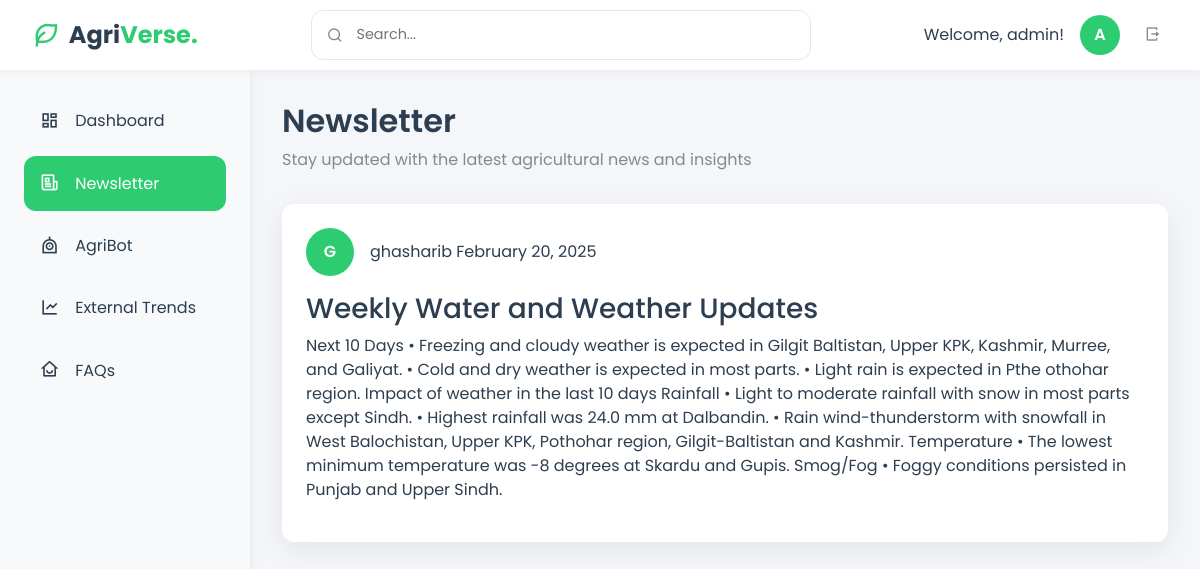
The app's page /newsletter (signed in) with its own data.
### models.py (models this page shows)
class NewsletterPost(db.Model):
    id = db.Column(db.Integer, primary_key=True)
    title = db.Column(db.String(200), nullable=False)
    content = db.Column(db.Text, nullable=False)
    image_url = db.Column(db.String(500))
    video_url = db.Column(db.String(500))
    created_at = db.Column(db.DateTime, default=datetime.utcnow)
    author_id = db.Column(db.Integer, db.ForeignKey('user.id'), nullable=False)
    author = db.relationship('User', backref=db.backref('posts', lazy=True))

class User(db.Model):
    id = db.Column(db.Integer, primary_key=True)
    username = db.Column(db.String(80), unique=True, nullable=False)
    email = db.Column(db.String(120), unique=True, nullable=False)
    password = db.Column(db.String(200), nullable=False)
    is_admin = db.Column(db.Boolean, default=False)
    created_at = db.Column(db.DateTime, default=datetime.utcnow)

### app.py (the view)
@app.route('/newsletter')
def newsletter():
    posts = NewsletterPost.query.order_by(NewsletterPost.created_at.desc()).all()
    return render_template('newsletter.html', posts=posts)

### templates/newsletter.html (shortened to what this page needs)
<!DOCTYPE html>
<html lang="en">
<head>
    <link rel="stylesheet" href="https://cdn.jsdelivr.net/npm/bootstrap@5.3.0/dist/css/bootstrap.min.css">
    <link href="https://cdn.jsdelivr.net/npm/remixicon@2.5.0/fonts/remixicon.css" rel="stylesheet">
</head>
<body>
    <div class="top-bar">
        <a href="/" class="logo">
            <i class="ri-leaf-line"></i>
            <h2>Agri<span style="color: var(--primary-color)">Verse.</span></h2>
        </a>
        <div class="search-container">
            <i class="ri-search-line"></i>
            <input type="text" placeholder="Search...">
          </div>
          <div class="d-flex align-items-center gap-3">
            <span class="welcome-message">Welcome, {{ session['username'] }}!</span>
            <div class="user-avatar">
                {{ session['username'][0].upper() }}
            </div>
            <button class="logout-btn">
                <i class="ri-logout-box-r-line"></i>
            </button>
        </div>
    </div>
    <div class="sidebar">
        <ul class="nav-links">
            <li class="nav-item">
                <a href="/dashboard" class="nav-link">
                    <i class="ri-dashboard-line"></i>
                    <span>Dashboard</span>
                </a>
            </li>
            <li class="nav-item">
                <a href="/newsletter" class="nav-link active">
                    <i class="ri-newspaper-line"></i>
                    <span>Newsletter</span>
                </a>
            </li>
            <li class="nav-item">
                <a href="/chatbot" class="nav-link">
                    <i class="ri-robot-line"></i>
                    <span>AgriBot</span>
                </a>
            </li>
            <li class="nav-item">
                <a href="/external" class="nav-link">
                    <i class="ri-line-chart-line"></i>
                    <span>External Trends</span>
                </a>
            </li>
            <li class="nav-item">
                <a href="/faqs" class="nav-link">
                    <i class="ri-home-smile-line"></i>
                    <span>FAQs</span>
                </a>
            </li>
        </ul>
    </div>
    <div class="content">
        <div class="page-title">
            <h1>Newsletter</h1>
            <p>Stay updated with the latest agricultural news and insights</p>
        </div>
        <div class="news-feed">
            {% if posts %}
                {% for post in posts %}
                <article class="post-card">
                    <div class="post-header">
                        <div class="post-author">
                            <div class="author-avatar">
                                {{ post.author.username[0].upper() }}
                            </div>
                            <div class="author-info">
                                <span class="author-name">{{ post.author.username }}</span>
                                <span class="post-time">{{ post.created_at.strftime('%B %d, %Y') }}</span>
                            </div>
                        </div>
                    </div>
                    <div class="post-content">
                        <h3>{{ post.title }}</h3>
                        <p>{{ post.content }}</p>
                    </div>
                </article>
                {% endfor %}
            {% else %}
                <div class="empty-state">
                    <i class="ri-inbox-line" style="font-size: 3rem; color: var(--text-secondary);"></i>
                    <h3 class="mt-3">No Posts Yet</h3>
                    <p>Check back later for updates!</p>
                </div>
            {% endif %}
        </div>
    </div>
</body>
</html>

### templates/newsletter.html (style rules this page uses)
:root { --primary-color: #2ecc71; --primary-dark: #27ae60; --secondary-color: #f8f9fa; --accent-color: #3498db; --background-color: #f5f6fa; --card-background: #ffffff; --text-primary: #2c3e50; --text-secondary: #7f8c8d; --success-color: #2ecc71; --warning-color: #f1c40f; --danger-color: #e74c3c; --border-radius: 12px; --box-shadow: 0 8px 30px rgba(0, 0, 0, 0.08); --transition: all 0.3s ease; --top-bar-height: 70px; }
body { font-family: 'Poppins', sans-serif; background-color: var(--background-color); color: var(--text-primary); display: flex; min-height: 100vh; margin: 0; }
.top-bar { position: fixed; top: 0; left: 0; right: 0; height: var(--top-bar-height); background: var(--card-background); padding: 0 2rem; display: flex; align-items: center; justify-content: space-between; box-shadow: 0 2px 10px rgba(0, 0, 0, 0.05); z-index: 1000; }
.logo { display: flex; align-items: center; gap: 0.5rem; text-decoration: none; }
.logo i { font-size: 1.8rem; color: var(--primary-color); }
.logo h2 { font-size: 1.5rem; font-weight: 700; margin: 0; color: var(--text-primary); }
.sidebar { position: fixed; top: var(--top-bar-height); left: 0; height: calc(100% - var(--top-bar-height)); width: 250px; background: var(--secondary-color); padding: 1.5rem; z-index: 900; box-shadow: 2px 0 10px rgba(0, 0, 0, 0.05); }
.user-avatar { width: 40px; height: 40px; border-radius: 50%; background: var(--primary-color); color: white; display: flex; align-items: center; justify-content: center; font-weight: 600; }
.content { margin-left: 250px; margin-top: var(--top-bar-height); padding: 2rem; width: calc(100% - 250px); }
.nav-links { list-style: none; padding: 0; margin: 0; }
.nav-item { margin-bottom: 0.5rem; }
.nav-link { display: flex; align-items: center; gap: 1rem; padding: 0.8rem 1rem; color: var(--text-primary); text-decoration: none; border-radius: var(--border-radius); transition: var(--transition); }
.nav-link.active { background: var(--primary-color); color: white; }
.nav-link i { font-size: 1.2rem; }
.page-title { margin-bottom: 2rem; }
.page-title h1 { font-size: 2rem; font-weight: 600; color: var(--text-primary); margin-bottom: 0.5rem; }
.page-title p { color: var(--text-secondary); font-size: 1rem; }
.post-card { background: var(--card-background); padding: 1.5rem; border-radius: var(--border-radius); box-shadow: var(--box-shadow); transition: var(--transition); margin-bottom: 1.5rem; }
.post-header { display: flex; justify-content: space-between; align-items: center; margin-bottom: 1rem; }
.post-author { display: flex; align-items: center; gap: 1rem; }
.author-avatar { width: 48px; height: 48px; border-radius: 50%; background: var(--primary-color); color: white; display: flex; align-items: center; justify-content: center; font-weight: 600; }
.post-content { margin: 1rem 0; }
.logout-btn { padding: 0.5rem; background: none; border: none; color: var(--text-secondary); cursor: pointer; transition: var(--transition); }
.search-container { flex: 1; max-width: 500px; position: relative; margin: 0 2rem; }
.search-container input { width: 100%; padding: 0.8rem 1rem 0.8rem 2.8rem; border: 1px solid #e2e8f0; border-radius: var(--border-radius); font-size: 0.9rem; transition: var(--transition); }
.search-container i { position: absolute; left: 1rem; top: 50%; transform: translateY(-50%); color: var(--text-secondary); }

### records on screen
NewsletterPost: author "G", author.username "ghasharib", created_at "February 20, 2025", title "Weekly Water and Weather Updates", content "Next 10 Days • Freezing and cloudy weather is expected in Gilgit Baltistan, Upper KPK, Kashmir, Murree, and Galiyat. • Cold and dry weather is expected in most parts. • Light rain is expected in Pthe othohar region. Impact of weather in the last 10 days Rainfall • Light to moderate rainfall with snow in most parts except Sindh. • Highest rainfall was 24.0 mm at Dalbandin. • Rain wind-thunderstorm with snowfall in West Balochistan, Upper KPK, Pothohar region, Gilgit-Baltistan and Kashmir. Temperature • The lowest minimum temperature was -8 degrees at Skardu and Gupis. Smog/Fog • Foggy conditions persisted in Punjab and Upper Sindh."

### other values on screen
{{ session['username'] }} "admin"
{{ session['username'][0].upper() }} "A"
